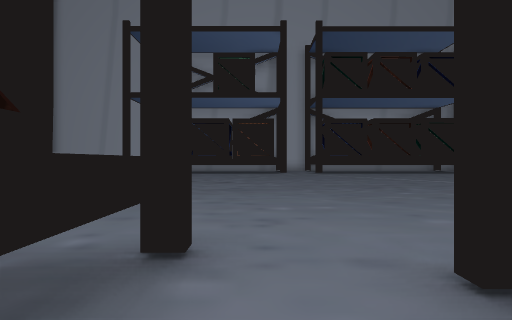
[1] (above)

18 first-person views from a walk through a 3-D level made in the Unity game engine. The camera is 1.3 m above the floor, looks level and sees 85° across. The floor is counted in squares, 2 m on a side. Each view is taken from the middle of a square. On the plan, view 1 faces up. The plan holds only what a view shows up to about 9 squares ahead; the rest is blank. The place goes on beyond the plan. The player character is not drawn.

[2]
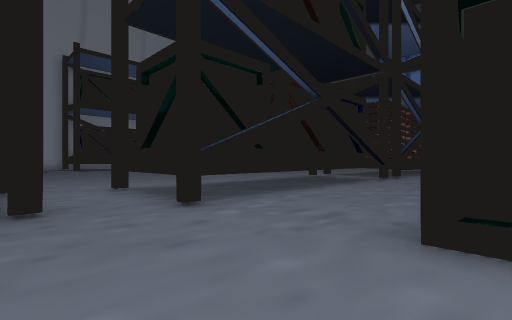

[3]
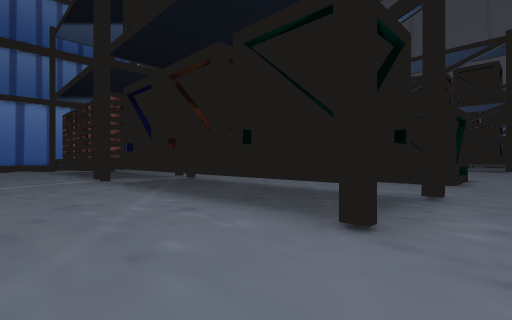

[4]
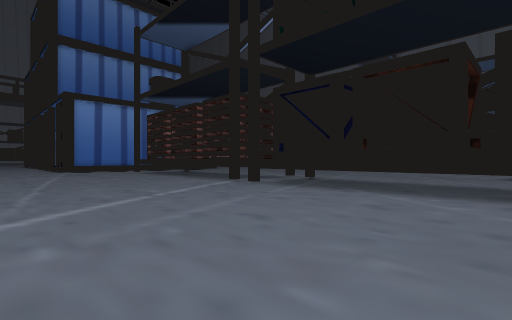

[5]
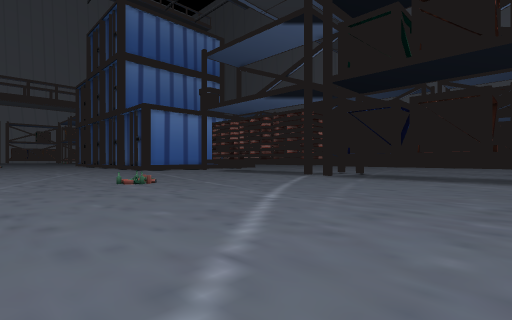

[6]
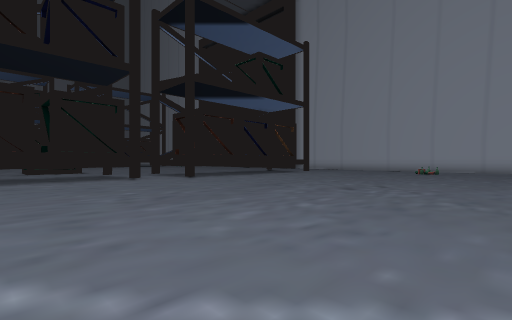

[7]
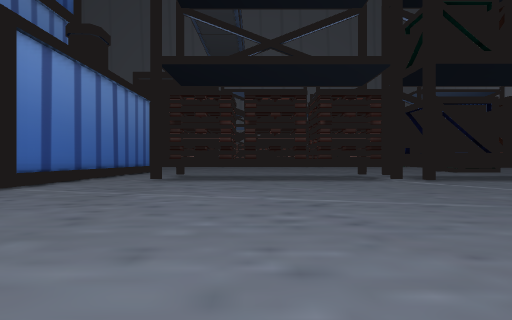

[8]
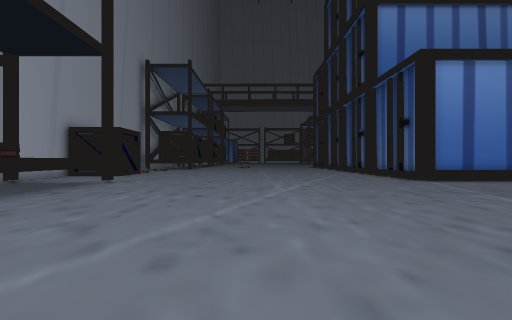

[9]
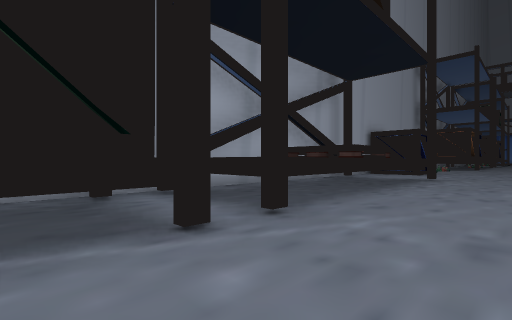

[10]
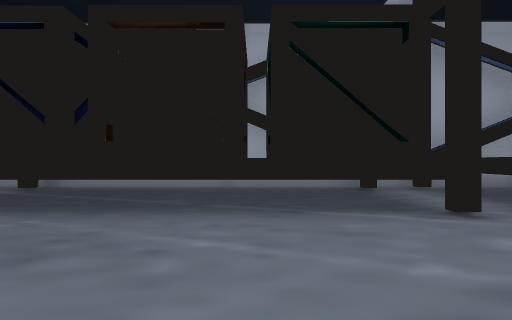

[11]
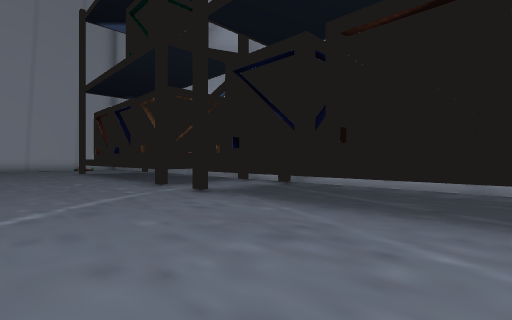

[12]
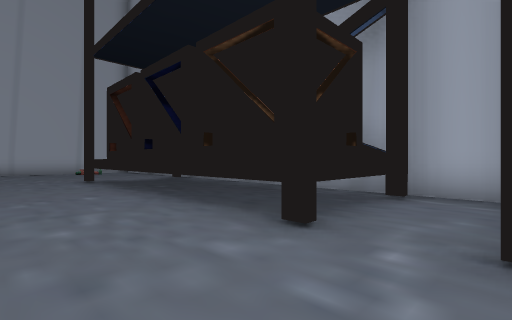

[13]
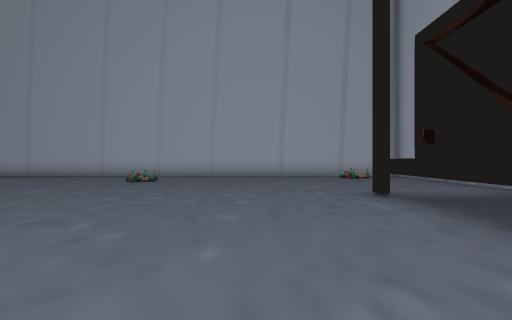

[14]
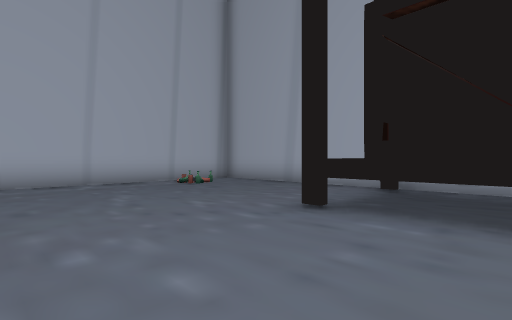

[15]
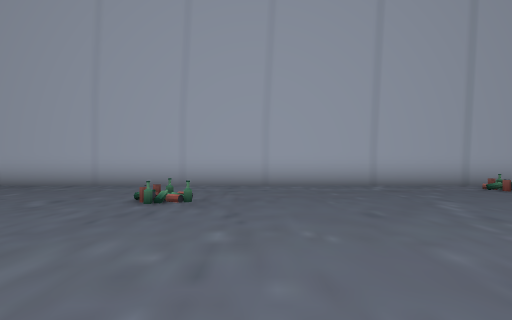

[16]
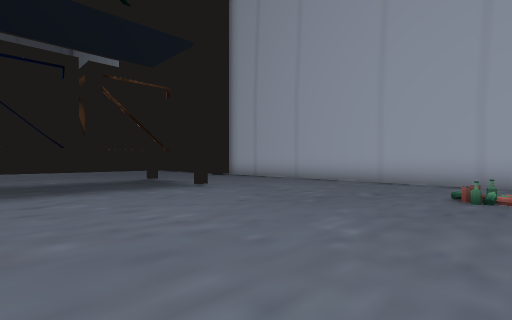

[17]
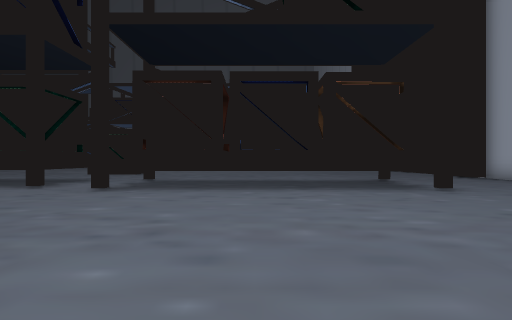

[18]
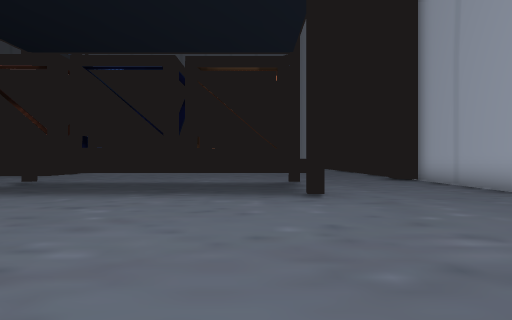

### Floor plan
Key: @ floor where view 1 was taken; # wall or solid block; . floor; T thing the floor can be seen under or through; O other object.
Columns run from 12 left of view 1 to 20 right of it. Each row starts with its distance up from view 1.
 17   ######    #####    ####      #
 16 #.....#      #.#    ###.# ##   #.
 15 #O....#OOOOOO#.#OOOO#OO.###OO  #.
 14 #.....#OOOO#O#.#OOOO#OO.###OO###.
 13 #................................
 12 #................................
 11 #................................
 10 #................................
  9 #................................
  8 #..O...................O.........
  7 #................................
  6 #................................
  5 #................................
  4 #...............................#
  3 #...............................#
  2 #...TTTTTTTT....................#
  1 #...TTTTTT T..TTTO#O### #O## #..#
  0 #...     T  @.OOOO#OO
 -1 #...T      T..TTTOTT#
 -2 #....................
 -3       ..   ..........
 -4            .......
 -5            ...OO.
 -6              .OO

Positions as (right, up) in squares from view 1, and headings:
1: (0, 0), facing up
2: (-1, -5), facing up-right
3: (0, 4), facing down-right
4: (3, 7), facing down-right
5: (3, 11), facing down-right
6: (5, 11), facing down-left
7: (14, 10), facing down
8: (11, 9), facing right
9: (9, 11), facing up-right
10: (8, 10), facing up
11: (8, 10), facing up-left
12: (3, 11), facing up-left
13: (-1, 11), facing left
14: (-4, 10), facing up-left
15: (-5, 9), facing left
16: (-4, 8), facing down-left
17: (-4, 8), facing down
18: (-7, 7), facing down
